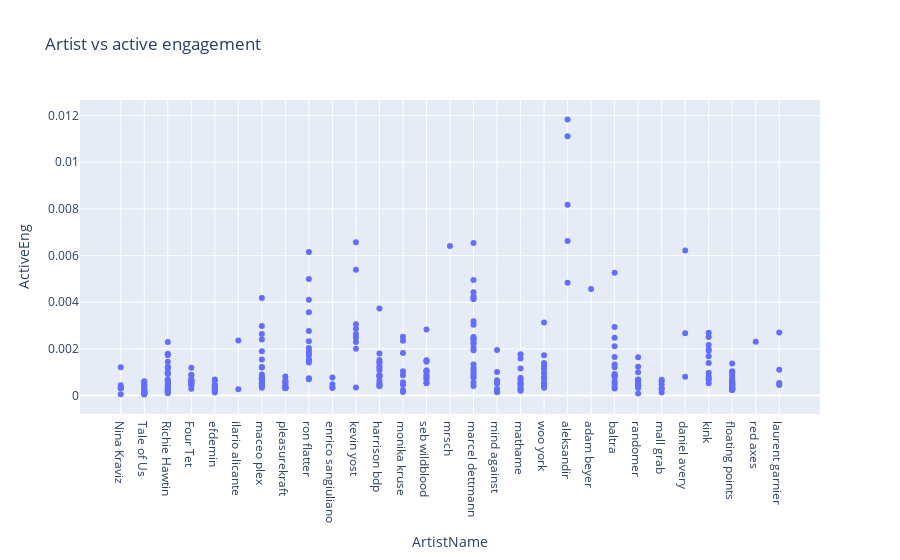

Here is the notebook cell this chart was saved with:
### Code cell
px.scatter(tracks_foll, "ArtistName", "ActiveEng", title="Artist vs active engagement")

### Figure 1 — Plotly figure (JSON) as saved in the notebook; plotly's stock layout.template omitted (floating-point values rounded to 4 significant figures; data arrays with more than 128 entries replaced by an {"elided": "..."} marker saying what was removed)
{"data": [{"hovertemplate": "ArtistName=%{x}<br>ActiveEng=%{y}<extra></extra>", "legendgroup": "", "marker": {"color": "#636efa", "symbol": "circle"}, "mode": "markers", "name": "", "orientation": "v", "showlegend": false, "type": "scatter", "x": {"elided": "329 str values"}, "xaxis": "x", "y": {"elided": "329 float values"}, "yaxis": "y"}], "layout": {"legend": {"tracegroupgap": 0}, "title": {"text": "Artist vs active engagement"}, "xaxis": {"anchor": "y", "domain": [0, 1], "title": {"text": "ArtistName"}}, "yaxis": {"anchor": "x", "domain": [0, 1], "title": {"text": "ActiveEng"}}}}
